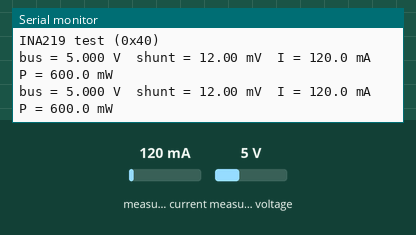
The sketch below on a simulated ESP32. Parts: the last lines printed to the serial monitor. The inputs (shaded band) are chosen by the test bench; at power-on: measured current 120 mA, measured voltage 5 V.

Above: at 1.2 s.
1.3 s: measured current set to 40 mA
At 2.6 s:
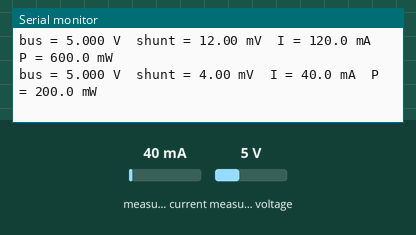
2.8 s: measured voltage set to 0.3 V
At 3.8 s:
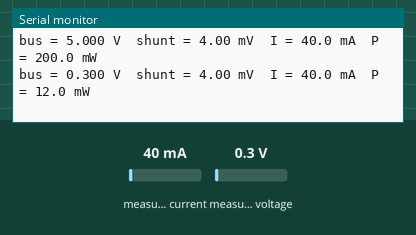
4.3 s: measured current set to 500 mA
At 5.8 s:
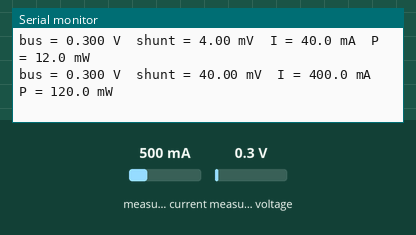
Timing chart, 0 to 7.3 s (numbered marks = the images above; inputs shaded):
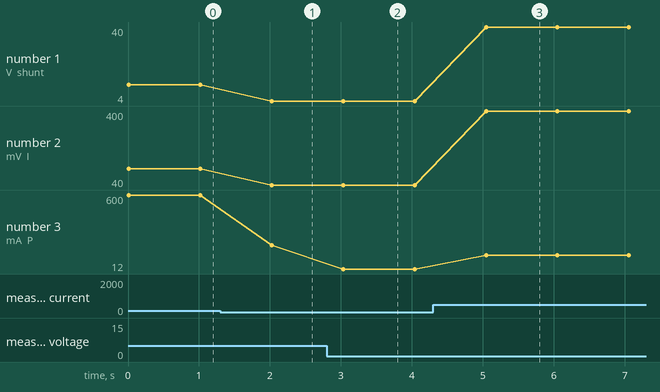

The sketch:

t09_ina219.ino
```cpp
// tests/t09_ina219/t09_ina219.ino
#include <Wire.h>
#include <Adafruit_INA219.h>

const int SDA_PIN = 21, SCL_PIN = 22;   // I2C ของ ESP32 (ขา default)
Adafruit_INA219 ina;                    // ที่อยู่ 0x40 (A0/A1 ไม่ต่อ)

void setup() {
  Serial.begin(115200);
  Wire.begin(SDA_PIN, SCL_PIN);
  while (!ina.begin()) { Serial.println("INA219 not found - เช็คสาย SDA/SCL/VCC"); delay(500); }
  ina.setCalibration_16V_400mA();       // ช่วง 16 V / 400 mA ละเอียดกว่า เหมาะกับโหนดที่กินไฟน้อย
  Serial.println("INA219 test (0x40)");
}

void loop() {
  float busV    = ina.getBusVoltage_V();     // แรงดันฝั่ง VIN− (ฝั่งโหลด)
  float shuntMv = ina.getShuntVoltage_mV();  // แรงดันตกคร่อม shunt 0.1 Ω
  float mA      = ina.getCurrent_mA();
  float mW      = ina.getPower_mW();
  Serial.printf("bus = %.3f V  shunt = %.2f mV  I = %.1f mA  P = %.1f mW\n", busV, shuntMv, mA, mW);
  delay(1000);
}
```

Measured:
- after the input at 1.3 s, the serial monitor: prints a new line after 0.72 s (image 1)
- after the input at 2.8 s, the serial monitor: prints a new line after 0.23 s (image 2)
- after the input at 4.3 s, the serial monitor: prints a new line after 0.75 s (image 3)
- plotted number 1: 12 → 4 after the input at 1.3 s
- plotted number 2: 40 → 400 after the input at 4.3 s
- plotted number 3: 600 → 200 after the input at 1.3 s, 12 → 120 after the input at 4.3 s
